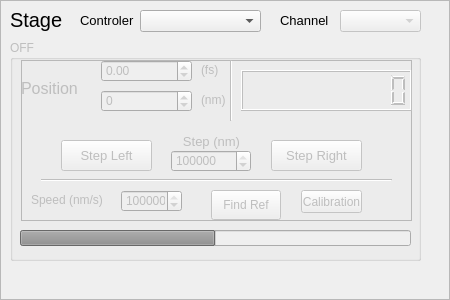
<?xml version="1.0" encoding="UTF-8"?>
<ui version="4.0">
 <class>StageFrame</class>
 <widget class="QFrame" name="StageFrame">
  <property name="geometry">
   <rect>
    <x>0</x>
    <y>0</y>
    <width>450</width>
    <height>300</height>
   </rect>
  </property>
  <property name="minimumSize">
   <size>
    <width>450</width>
    <height>300</height>
   </size>
  </property>
  <property name="maximumSize">
   <size>
    <width>450</width>
    <height>300</height>
   </size>
  </property>
  <property name="windowTitle">
   <string>Frame</string>
  </property>
  <property name="frameShape">
   <enum>QFrame::StyledPanel</enum>
  </property>
  <property name="frameShadow">
   <enum>QFrame::Raised</enum>
  </property>
  <widget class="QGroupBox" name="StageGroupBox">
   <property name="enabled">
    <bool>false</bool>
   </property>
   <property name="geometry">
    <rect>
     <x>10</x>
     <y>40</y>
     <width>411</width>
     <height>221</height>
    </rect>
   </property>
   <property name="title">
    <string>OFF</string>
   </property>
   <property name="checkable">
    <bool>false</bool>
   </property>
   <property name="checked">
    <bool>false</bool>
   </property>
   <widget class="QProgressBar" name="PositionProgressBar">
    <property name="geometry">
     <rect>
      <x>10</x>
      <y>190</y>
      <width>391</width>
      <height>16</height>
     </rect>
    </property>
    <property name="minimum">
     <number>-6000000</number>
    </property>
    <property name="maximum">
     <number>6000000</number>
    </property>
    <property name="value">
     <number>24</number>
    </property>
    <property name="textVisible">
     <bool>false</bool>
    </property>
   </widget>
   <widget class="QFrame" name="inputsFrame">
    <property name="enabled">
     <bool>false</bool>
    </property>
    <property name="geometry">
     <rect>
      <x>11</x>
      <y>20</y>
      <width>391</width>
      <height>161</height>
     </rect>
    </property>
    <property name="frameShape">
     <enum>QFrame::StyledPanel</enum>
    </property>
    <property name="frameShadow">
     <enum>QFrame::Raised</enum>
    </property>
    <widget class="QLabel" name="FsLabel">
     <property name="geometry">
      <rect>
       <x>180</x>
       <y>0</y>
       <width>21</width>
       <height>20</height>
      </rect>
     </property>
     <property name="text">
      <string>(fs)</string>
     </property>
    </widget>
    <widget class="QLabel" name="NmLabel">
     <property name="geometry">
      <rect>
       <x>180</x>
       <y>30</y>
       <width>31</width>
       <height>20</height>
      </rect>
     </property>
     <property name="text">
      <string>(nm)</string>
     </property>
    </widget>
    <widget class="QSpinBox" name="PositionNmSpinBox">
     <property name="geometry">
      <rect>
       <x>80</x>
       <y>30</y>
       <width>91</width>
       <height>22</height>
      </rect>
     </property>
     <property name="keyboardTracking">
      <bool>false</bool>
     </property>
     <property name="minimum">
      <number>-6000000</number>
     </property>
     <property name="maximum">
      <number>6000000</number>
     </property>
    </widget>
    <widget class="QPushButton" name="FindRefPushButton">
     <property name="geometry">
      <rect>
       <x>190</x>
       <y>130</y>
       <width>70</width>
       <height>30</height>
      </rect>
     </property>
     <property name="text">
      <string>Find Ref</string>
     </property>
     <property name="checkable">
      <bool>false</bool>
     </property>
    </widget>
    <widget class="QDoubleSpinBox" name="PositionFsSpinBox">
     <property name="geometry">
      <rect>
       <x>80</x>
       <y>0</y>
       <width>91</width>
       <height>22</height>
      </rect>
     </property>
     <property name="keyboardTracking">
      <bool>false</bool>
     </property>
     <property name="minimum">
      <double>-2147483647.000000000000000</double>
     </property>
     <property name="maximum">
      <double>2147483647.000000000000000</double>
     </property>
    </widget>
    <widget class="QLabel" name="SpeedLabel">
     <property name="geometry">
      <rect>
       <x>10</x>
       <y>130</y>
       <width>91</width>
       <height>20</height>
      </rect>
     </property>
     <property name="text">
      <string>Speed (nm/s)</string>
     </property>
    </widget>
    <widget class="QSpinBox" name="SpeedSpinBox">
     <property name="geometry">
      <rect>
       <x>100</x>
       <y>130</y>
       <width>61</width>
       <height>22</height>
      </rect>
     </property>
     <property name="keyboardTracking">
      <bool>false</bool>
     </property>
     <property name="maximum">
      <number>20000000</number>
     </property>
     <property name="value">
      <number>10000000</number>
     </property>
    </widget>
    <widget class="Line" name="line">
     <property name="geometry">
      <rect>
       <x>20</x>
       <y>110</y>
       <width>351</width>
       <height>20</height>
      </rect>
     </property>
     <property name="orientation">
      <enum>Qt::Horizontal</enum>
     </property>
    </widget>
    <widget class="QSpinBox" name="StepSpinBox">
     <property name="geometry">
      <rect>
       <x>150</x>
       <y>90</y>
       <width>80</width>
       <height>22</height>
      </rect>
     </property>
     <property name="keyboardTracking">
      <bool>false</bool>
     </property>
     <property name="minimum">
      <number>0</number>
     </property>
     <property name="maximum">
      <number>1000000</number>
     </property>
     <property name="value">
      <number>100000</number>
     </property>
    </widget>
    <widget class="QLabel" name="StepLabel">
     <property name="geometry">
      <rect>
       <x>160</x>
       <y>70</y>
       <width>61</width>
       <height>23</height>
      </rect>
     </property>
     <property name="font">
      <font>
       <pointsize>10</pointsize>
      </font>
     </property>
     <property name="text">
      <string>&lt;html&gt;&lt;head/&gt;&lt;body&gt;&lt;p align=&quot;center&quot;&gt;Step (nm)&lt;/p&gt;&lt;/body&gt;&lt;/html&gt;</string>
     </property>
    </widget>
    <widget class="QPushButton" name="StepLeftPushButton">
     <property name="geometry">
      <rect>
       <x>40</x>
       <y>80</y>
       <width>91</width>
       <height>31</height>
      </rect>
     </property>
     <property name="font">
      <font>
       <pointsize>10</pointsize>
      </font>
     </property>
     <property name="text">
      <string>Step Left</string>
     </property>
    </widget>
    <widget class="QPushButton" name="StepRightPushButton">
     <property name="geometry">
      <rect>
       <x>250</x>
       <y>80</y>
       <width>91</width>
       <height>31</height>
      </rect>
     </property>
     <property name="font">
      <font>
       <pointsize>10</pointsize>
      </font>
     </property>
     <property name="text">
      <string>Step Right</string>
     </property>
    </widget>
    <widget class="QLabel" name="GoToLabel">
     <property name="geometry">
      <rect>
       <x>0</x>
       <y>20</y>
       <width>61</width>
       <height>16</height>
      </rect>
     </property>
     <property name="font">
      <font>
       <pointsize>12</pointsize>
       <weight>50</weight>
       <bold>false</bold>
      </font>
     </property>
     <property name="text">
      <string>Position :</string>
     </property>
    </widget>
    <widget class="Line" name="line_1">
     <property name="geometry">
      <rect>
       <x>200</x>
       <y>0</y>
       <width>20</width>
       <height>61</height>
      </rect>
     </property>
     <property name="orientation">
      <enum>Qt::Vertical</enum>
     </property>
    </widget>
    <widget class="QLCDNumber" name="PositionNmLCD">
     <property name="geometry">
      <rect>
       <x>220</x>
       <y>10</y>
       <width>171</width>
       <height>41</height>
      </rect>
     </property>
     <property name="digitCount">
      <number>10</number>
     </property>
    </widget>
    <widget class="QPushButton" name="CalibrationPushButton">
     <property name="geometry">
      <rect>
       <x>280</x>
       <y>130</y>
       <width>61</width>
       <height>23</height>
      </rect>
     </property>
     <property name="text">
      <string>Calibration</string>
     </property>
     <property name="checkable">
      <bool>false</bool>
     </property>
    </widget>
   </widget>
   <zorder>inputsFrame</zorder>
   <zorder>PositionProgressBar</zorder>
  </widget>
  <widget class="QLabel" name="GpibLabel">
   <property name="geometry">
    <rect>
     <x>80</x>
     <y>10</y>
     <width>61</width>
     <height>21</height>
    </rect>
   </property>
   <property name="font">
    <font>
     <pointsize>10</pointsize>
    </font>
   </property>
   <property name="text">
    <string>Controler</string>
   </property>
  </widget>
  <widget class="QComboBox" name="ControlerComboBox">
   <property name="geometry">
    <rect>
     <x>140</x>
     <y>10</y>
     <width>121</width>
     <height>22</height>
    </rect>
   </property>
  </widget>
  <widget class="QLabel" name="ChannelLabel">
   <property name="geometry">
    <rect>
     <x>280</x>
     <y>10</y>
     <width>51</width>
     <height>21</height>
    </rect>
   </property>
   <property name="font">
    <font>
     <pointsize>10</pointsize>
    </font>
   </property>
   <property name="text">
    <string>Channel</string>
   </property>
  </widget>
  <widget class="QComboBox" name="ChannelComboBox">
   <property name="enabled">
    <bool>false</bool>
   </property>
   <property name="geometry">
    <rect>
     <x>340</x>
     <y>10</y>
     <width>81</width>
     <height>22</height>
    </rect>
   </property>
  </widget>
  <widget class="QLabel" name="TitleLabel">
   <property name="geometry">
    <rect>
     <x>10</x>
     <y>0</y>
     <width>71</width>
     <height>41</height>
    </rect>
   </property>
   <property name="font">
    <font>
     <pointsize>15</pointsize>
     <weight>50</weight>
     <bold>false</bold>
    </font>
   </property>
   <property name="text">
    <string>Stage</string>
   </property>
   <property name="textFormat">
    <enum>Qt::RichText</enum>
   </property>
  </widget>
 </widget>
 <tabstops>
  <tabstop>ControlerComboBox</tabstop>
  <tabstop>StageGroupBox</tabstop>
  <tabstop>PositionFsSpinBox</tabstop>
  <tabstop>PositionNmSpinBox</tabstop>
  <tabstop>SpeedSpinBox</tabstop>
  <tabstop>FindRefPushButton</tabstop>
 </tabstops>
 <resources/>
 <connections/>
</ui>
